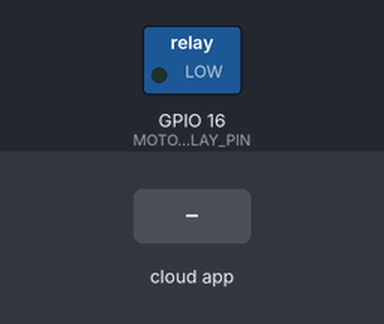
Bench run of a sketch on a simulated ESP32. Shown: switched loads named in the sketch (green lamp = pin HIGH). Inputs (shaded band) come from the test bench. WiFi joins after 1.5 s; servers stay silent unless stated; the Firebase database answers and starts empty; what the sketch prints to the serial monitor is not drawn.

Above: at 2.7 s.
2.8 s: the phone or cloud app sets command to 1
At 3.9 s:
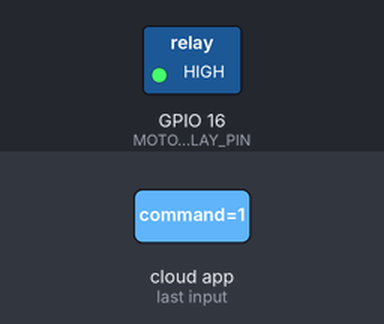
Timing chart, 0 to 7.5 s (numbered marks = the images above; inputs shaded):
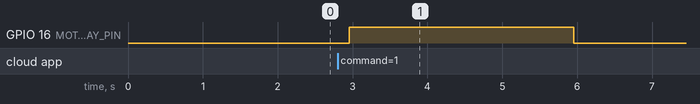

Measured:
- after the input at 2.8 s, GPIO 16 (MOTOR_RELAY_PIN): LOW → HIGH after 0.15 s, → LOW 3.0 s later

The sketch:

dc_motor_control.ino
```cpp
#include <WiFi.h>
#include <Firebase_ESP_Client.h>
#include "addons/TokenHelper.h"
#include "addons/RTDBHelper.h"

// ----------- WiFi credentials -------------
#define WIFI_SSID "your ssid"
#define WIFI_PASSWORD "your password"

// ----------- Firebase credentials -------------
#define API_KEY "your API key"
#define DATABASE_URL "your database url"
#define USER_EMAIL "your email"
#define USER_PASSWORD "your password"

// ----------- Firebase objects -------------
FirebaseData fbdo;
FirebaseAuth auth;
FirebaseConfig config;

// ----------- Pin definitions -------------
#define MOTOR_RELAY_PIN 16   // ESP GPIO 16 connected to transistor base

void setup() {
  Serial.begin(115200);

  pinMode(MOTOR_RELAY_PIN, OUTPUT);
  digitalWrite(MOTOR_RELAY_PIN, LOW);  // Motor OFF initially

  // Connect to Wi-Fi
  WiFi.begin(WIFI_SSID, WIFI_PASSWORD);
  Serial.print("Connecting to Wi-Fi");
  while (WiFi.status() != WL_CONNECTED) {
    delay(500);
    Serial.print(".");
  }
  Serial.println("\n Wi-Fi connected!");

  // Firebase setup
  config.api_key = API_KEY;
  config.database_url = DATABASE_URL;
  auth.user.email = USER_EMAIL;
  auth.user.password = USER_PASSWORD;

  Firebase.begin(&config, &auth);
  Firebase.reconnectWiFi(true);

  Serial.println("Firebase ready.");
}

void loop() {
  // Read the value of "/mix/command"
  if (Firebase.RTDB.getInt(&fbdo, "/mix/command")) {
    int command = fbdo.intData();  // 0 = OFF, 1 = ON

    Serial.print("Firebase /mix/command = ");
    Serial.println(command);

    if (command == 1) {
      Serial.println("Motor ON for 3 seconds...");
      digitalWrite(MOTOR_RELAY_PIN, HIGH);  // Motor ON
      delay(3000);                           // Run motor for 3 seconds
      digitalWrite(MOTOR_RELAY_PIN, LOW);   // Motor OFF
      Serial.println("Motor OFF");

      // Reset Firebase command to 0
      Firebase.RTDB.setInt(&fbdo, "/mix/command", 0);
    }

  } else {
    Serial.print("Firebase read failed: ");
    Serial.println(fbdo.errorReason());
  }

  delay(500); // check twice per second
}
```
